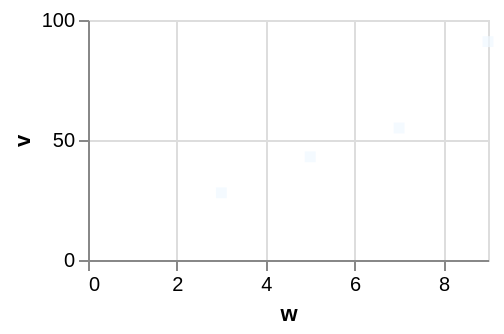

Describe this chart as a Vega-Lite specification.
### Vega-Lite specification from a JSON file in a GitHub repository (floating-point values rounded to 4 significant figures)
{"$schema": "https://vega.github.io/schema/vega-lite/v6.json", "width": 200, "height": 120, "data": {"values": [{"c": "alpha", "v": 28, "w": 3, "t": "2024-01-07"}, {"c": "beta", "v": 55, "w": 7, "t": "2024-03-19"}, {"c": "gamma", "v": 43, "w": 5, "t": "2024-06-02"}, {"c": "delta", "v": 91, "w": 9, "t": "2024-09-11"}]}, "mark": {"type": "square", "color": "aliceblue"}, "encoding": {"x": {"field": "w", "type": "quantitative"}, "y": {"field": "v", "type": "quantitative"}}}
